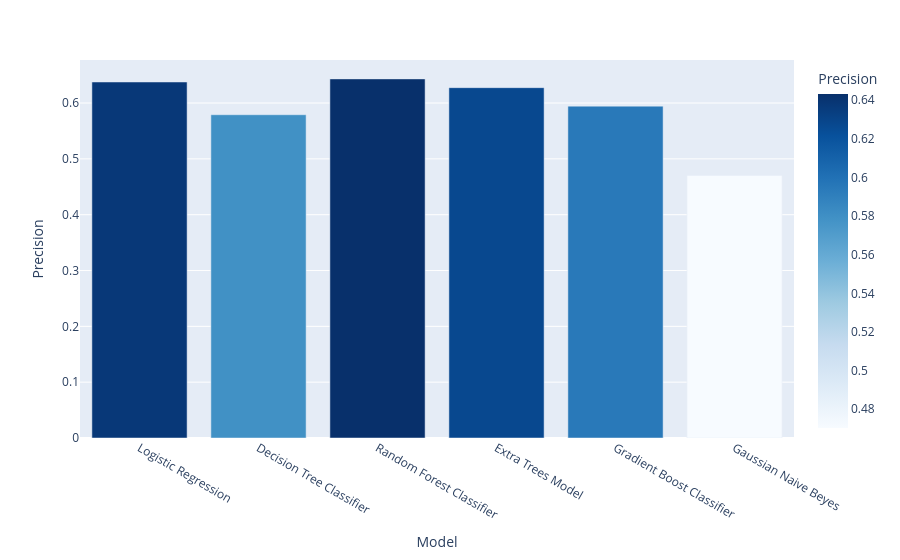

Notebook code for this chart:
### Code cell
px.bar(Results_df, x="Model", y="Precision", color = "Precision", color_continuous_scale="Blues")

### Figure 1 — Plotly figure (JSON) as saved in the notebook; plotly's stock layout.template omitted (floating-point values rounded to 4 significant figures)
{"data": [{"hovertemplate": "Model=%{x}<br>Precision=%{marker.color}<extra></extra>", "legendgroup": "", "marker": {"color": [0.6377, 0.5791, 0.6432, 0.6276, 0.5945, 0.4702], "coloraxis": "coloraxis", "pattern": {"shape": ""}}, "name": "", "orientation": "v", "showlegend": false, "textposition": "auto", "type": "bar", "x": ["Logistic Regression", "Decision Tree Classifier", "Random Forest Classifier", "Extra Trees Model", "Gradient Boost Classifier", "Gaussian Naive Beyes"], "xaxis": "x", "y": [0.6377, 0.5791, 0.6432, 0.6276, 0.5945, 0.4702], "yaxis": "y"}], "layout": {"barmode": "relative", "coloraxis": {"autocolorscale": false, "colorbar": {"title": {"text": "Precision"}}, "colorscale": [[0, "rgb(247,251,255)"], [0.125, "rgb(222,235,247)"], [0.25, "rgb(198,219,239)"], [0.375, "rgb(158,202,225)"], [0.5, "rgb(107,174,214)"], [0.625, "rgb(66,146,198)"], [0.75, "rgb(33,113,181)"], [0.875, "rgb(8,81,156)"], [1, "rgb(8,48,107)"]]}, "legend": {"tracegroupgap": 0}, "margin": {"t": 60}, "xaxis": {"anchor": "y", "domain": [0, 1], "title": {"text": "Model"}}, "yaxis": {"anchor": "x", "domain": [0, 1], "title": {"text": "Precision"}}}}
